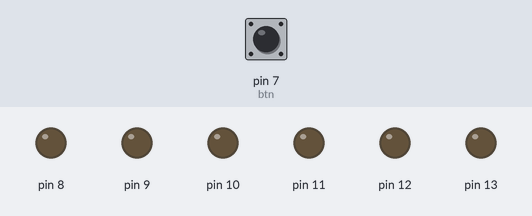
Recording of a sketch running on a simulated Arduino Uno, built with avr-gcc and run on an emulated ATmega328P. On the bench: output pins drawn as LEDs (lit = HIGH). Inputs (shaded band) come from the test bench; at power-on: pin 7 (btn) LOW.

Above: at 1.2 s.
1.3 s: pin 7 (btn) pulled HIGH for 0.15 s
At 2.4 s:
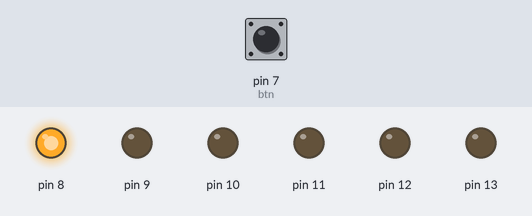
2.9 s: pin 7 (btn) pulled HIGH for 1 s
At 4.9 s:
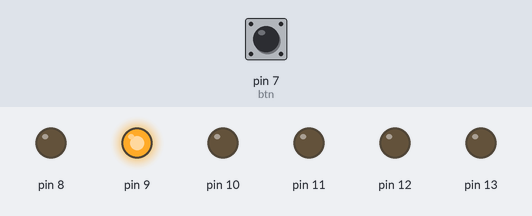
5.4 s: pin 7 (btn) pulled HIGH for 0.15 s
At 6.7 s:
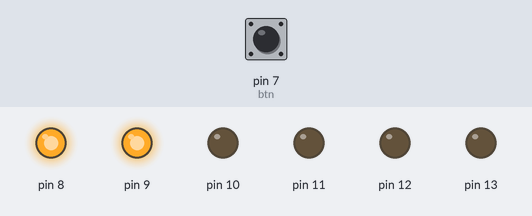
7.0 s: pin 7 (btn) pulled HIGH for 3.2 s
At 10.9 s:
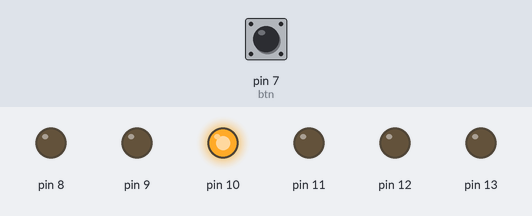
11.7 s: pin 7 (btn) pulled HIGH for 0.15 s
At 12.7 s:
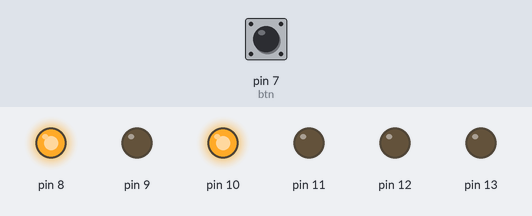
13.3 s: pin 7 (btn) pulled HIGH for 1 s
At 15.2 s:
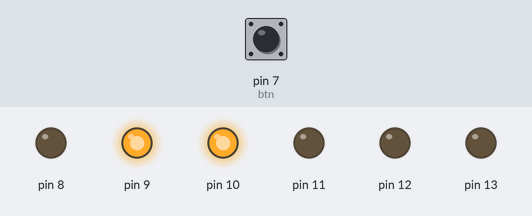
Timing chart, 0 to 16.7 s (numbered marks = the images above; inputs shaded):
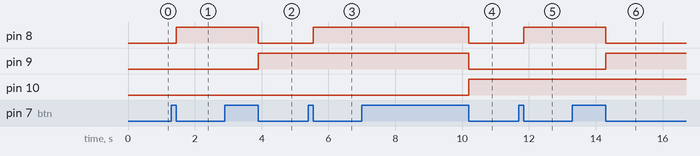

Measured:
- after the input at 1.3 s, pin 8: LOW → HIGH after 0.15 s
- after the input at 2.9 s, pin 8: HIGH → LOW after 1.0 s; pin 9: LOW → HIGH after 1.0 s
- after the input at 5.4 s, pin 8: LOW → HIGH after 0.15 s
- after the input at 7.0 s, pin 8, pin 9: HIGH → LOW after 3.2 s; pin 10: LOW → HIGH after 3.2 s
- after the input at 11.7 s, pin 8: LOW → HIGH after 0.15 s
- after the input at 13.3 s, pin 8: HIGH → LOW after 1.0 s; pin 9: LOW → HIGH after 1.0 s

The sketch:

ContadorBinario_6Bits.ino
```cpp
/*const int leda=8;
const int ledb=9;
const int ledc=10;
const int ledd=11;
const int lede=12;
const int ledf=13;*/
const int btn=7;
int numero=0;
int k;
void setup() {
for(int i=8;i<=13;i++){ // inicializa variables de salida de forma secuencial
pinMode(i, OUTPUT);
pinMode (btn,INPUT);
}
}

void loop() {
if (digitalRead (btn)==HIGH){
numero++;
if (numero>64){
  numero=0;
}
while (digitalRead (btn)==HIGH){
}
k=numero;
for (int j=8;j<=13;j++){
  digitalWrite (j,k%2); //Secuencia de encendido por cada led
  k=k/2;
}
}
  }
```
